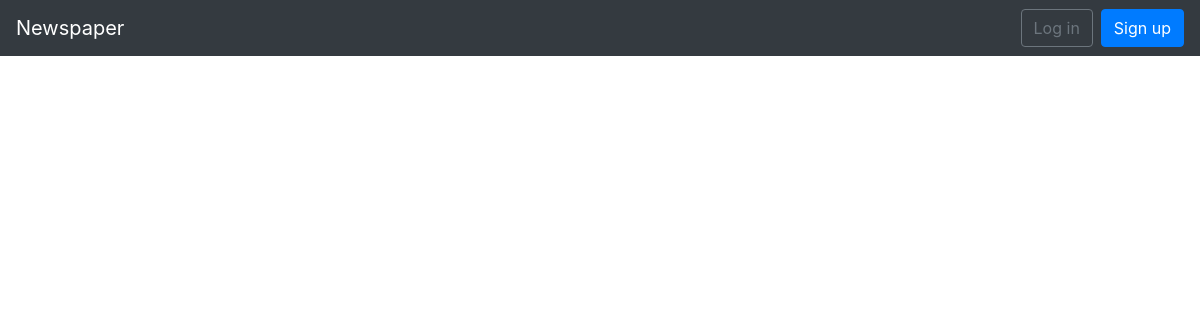
/articles/, run on an earlier commit of the app's database.
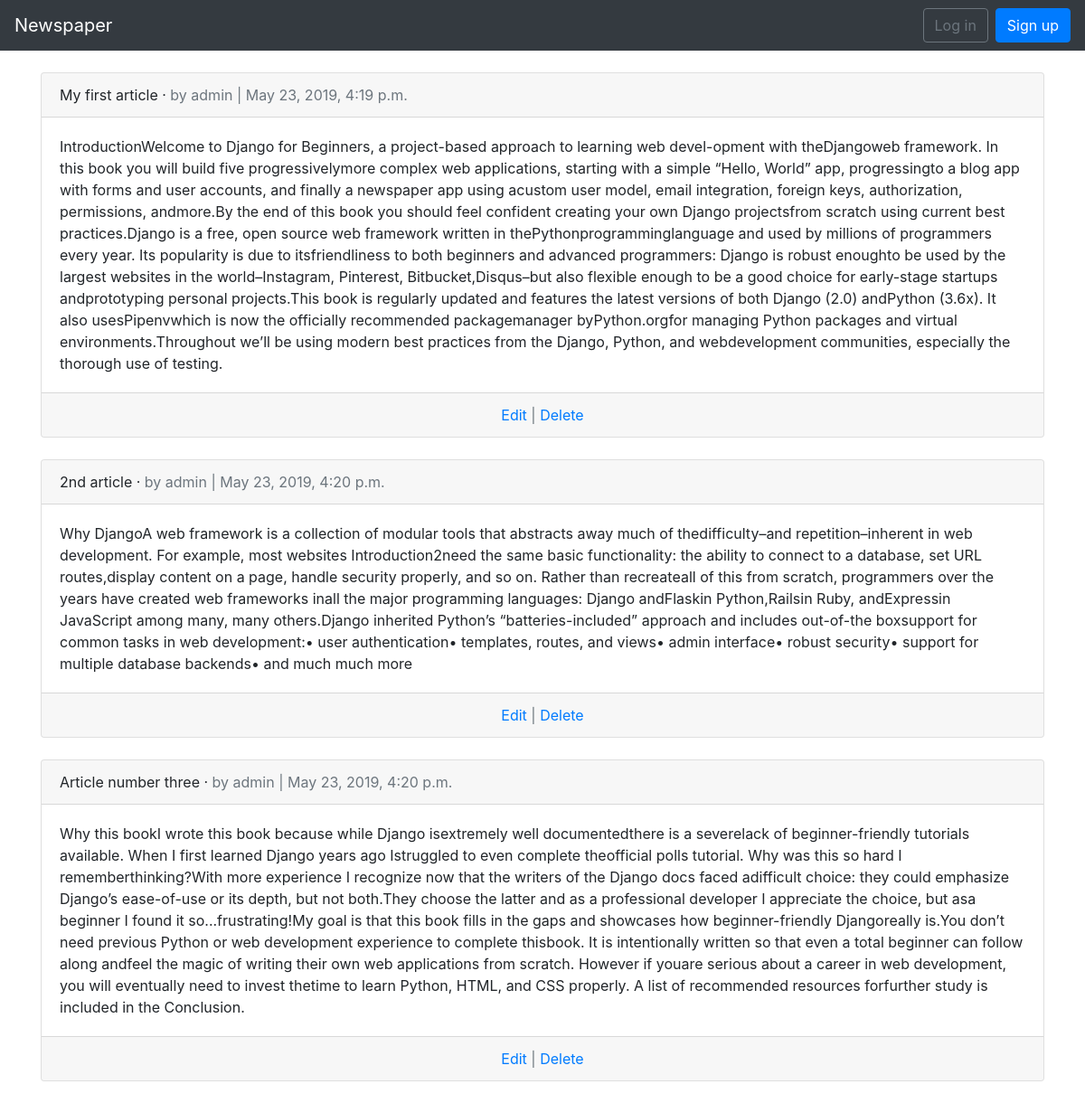
And on a later commit of the database.
### articles/models.py (models this page shows, shortened)
class Article(models.Model):
    title = models.CharField(max_length=255)
    body = models.TextField()
    date = models.DateTimeField(auto_now_add=True)
    author = models.ForeignKey(
        settings.AUTH_USER_MODEL,
        on_delete=models.CASCADE
    )

### users/models.py (models this page shows)
class CustomUser(AbstractUser):
    age = models.PositiveIntegerField(default=0)

### articles/views.py (the view)
# urls.py: path('', views.ArticleListView.as_view(), name='article_list'),
class ArticleListView(ListView):
    model = models.Article
    template_name = 'article_list.html'

### templates/article_list.html (shortened to what this page needs)
{% extends 'base.html' %}
{% block content %}
    {% for article in object_list %}
        <div class="card">
            <div class="card-header">
                <span class="font=weight-bold">{{ article.title }}</span> &middot;
                <span class="text-muted">by {{ article.author }} | {{ article.date }}</span>
            </div>
            <div class="card-body">
                {{ article.body }}
            </div>
            <div class="card-footer text-center text-muted">
                <a href="{% url 'article_edit' article.pk %}">Edit</a> |
                <a href="{% url 'article_delete' article.pk %}">Delete</a>
            </div>
        </div>
        <br />
    {% endfor %}
{% endblock content %}

### templates/base.html (shortened to what this page needs)
<!doctype html>
<html lang="en">
    <head>
        <link rel="stylesheet" href="https://maxcdn.bootstrapcdn.com/bootstrap/4.0.0/css/bootstrap.min.css">
    </head>
    <body>
        <nav class="navbar navbar-expand-md navbar-dark bg-dark mb-4">
            <a class="navbar-brand" href="{% url 'home' %}">Newspaper</a>
            <div class="collapse navbar-collapse" id="navbarCollapse">
                {% if user.is_authenticated %}
                    <ul class="navbar-nav ml-auto">
                        <li class="nav-item">
                            <a class="nav-link dropdown-toggle" href="#" id="userMenu" data-toggle="dropdown" aria-haspopup="true" aria-expanded="false">
                                {{ user.username }}</a>
                            <div class="dropdown-menu dropdown-menu-right" aria-labelledby="userMenu">
                                <a class="dropdown-item" href="{% url 'password_change' %}">Change password</a>
                                <div class="dropdown-divider"></div>
                                <a class="dropdown-item" href="{% url 'logout' %}">Log out</a>
                            </div>
                        </li>
                    </ul>
                {% else %}
                    <form class="form-inline ml-auto">
                        <a href="{% url 'login' %}" class="btn btn-outline-secondary">Log in</a>
                        <a href="{% url 'signup' %}" class="btn btn-primary ml-2">Sign up</a>
                    </form>
                {% endif %}
            </div>
        </nav>
        <div class="container">
            {% block content %}
            {% endblock %}
        </div>
    </body>
</html>

What changed in the data, as far as the page shows it:
added Article: title "My first article", author "admin", date "May 23, 2019, 4:19 p.m.", body "IntroductionWelcome to Django for Beginners, a project-based approach to learning web devel-opment with theDjangoweb framework. In this book you will build five progressivelymore complex web applications, starting with a simple “Hello, World” app, progressingto a blog app with forms and user accounts, and finally a newspaper app using acustom user model, email integration, foreign keys, authorization, permissions, andmore.By the end of this book you should feel confident creating your own Django projectsfrom scratch using current best practices.Django is a free, open source web framework written in thePythonprogramminglanguage and used by millions of programmers every year. Its popularity…"
added Article: title "2nd article", author "admin", date "May 23, 2019, 4:20 p.m.", body "Why DjangoA web framework is a collection of modular tools that abstracts away much of thedifficulty–and repetition–inherent in web development. For example, most websites Introduction2need the same basic functionality: the ability to connect to a database, set URL routes,display content on a page, handle security properly, and so on. Rather than recreateall of this from scratch, programmers over the years have created web frameworks inall the major programming languages: Django andFlaskin Python,Railsin Ruby, andExpressin JavaScript among many, many others.Django inherited Python’s “batteries-included” approach and includes out-of-the boxsupport for common tasks in web development:• user…"
added Article: title "Article number three", author "admin", date "May 23, 2019, 4:20 p.m.", body "Why this bookI wrote this book because while Django isextremely well documentedthere is a severelack of beginner-friendly tutorials available. When I first learned Django years ago Istruggled to even complete theofficial polls tutorial. Why was this so hard I rememberthinking?With more experience I recognize now that the writers of the Django docs faced adifficult choice: they could emphasize Django’s ease-of-use or its depth, but not both.They choose the latter and as a professional developer I appreciate the choice, but asa beginner I found it so...frustrating!My goal is that this book fills in the gaps and showcases how beginner-friendly Djangoreally is.You don’t need previous Python or…"
